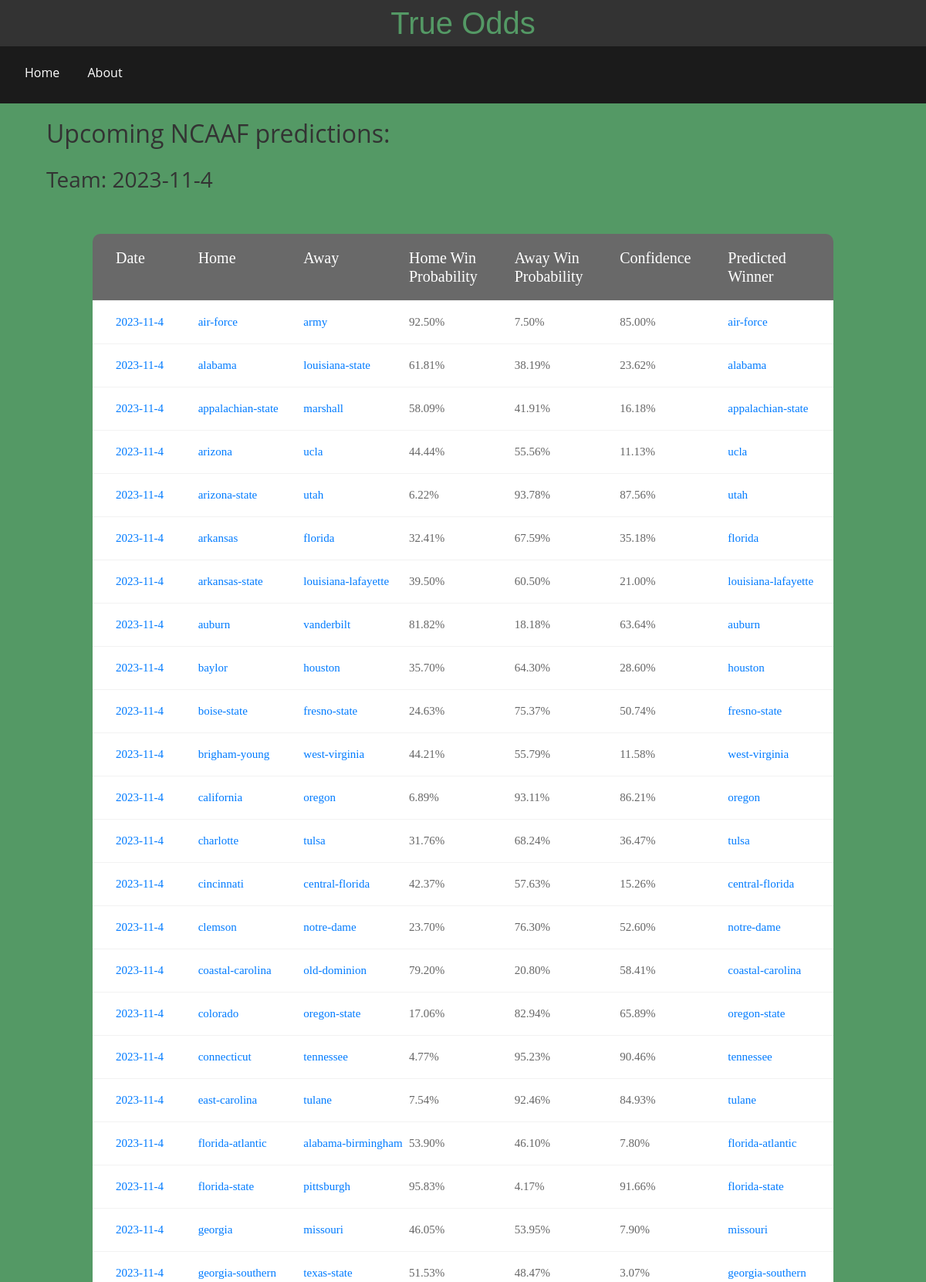
The page /day/2023-11-4 (upper part) on the database its author committed.
### true_odds/models.py (models this page shows)
class Game(db.Model):
    index = db.Column(db.Integer(), primary_key=True, autoincrement=True)
    date = db.Column(db.String(20))
    A = db.Column(db.String(30))  # Adjust the type and length accordingly
    B = db.Column(db.String(30))
    A_win = db.Column(db.Float)
    B_win = db.Column(db.Float)
    ABS_diff = db.Column(db.Float)
    prediction = db.Column(db.String(30))

### true_odds/routes.py (the view)
@app.route('/day/<date>')
def date_page(date):
    date_db = Game.query.filter(Game.date == date)
    return render_template('team_preds.html', name=date, table=date_db)

### true_odds/templates/team_preds.html
{% extends 'pred.html' %}
{% block subsearch %}
Team: {{name}}
{% endblock %}

### true_odds/templates/pred.html (shortened to what this page needs)
{% extends 'base.html' %}
{% block body %}
<div class="page-title">
    <h2>
        Upcoming NCAAF predictions:
    </h2>
    <br>
    <h3>
        {% block subsearch %}{% endblock %}
    </h3>
</div>
<div class="limiter">
    <div class="container-table100">
        <div class="wrap-table100">
            <div class="table">
                <div class="row header">
                    <div class="cell">Date</div>
                    <div class="cell">Home</div>
                    <div class="cell">Away</div>
                    <div class="cell">Home Win Probability</div>
                    <div class="cell">Away Win Probability</div>
                    <div class="cell">Confidence</div>
                    <div class="cell">Predicted Winner</div>
                </div>
                {% for row in table %}
                <div class="row">
                    <div class="cell"><a href="{{ url_for('date_page', date=row.date) }}">{{row.date}}</a></div>
                    <div class="cell"><a href="{{ url_for('team_page', teamname=row.A) }}">{{row.A}}</a></div>
                    <div class="cell"><a href="{{ url_for('team_page', teamname=row.B) }}">{{row.B}}</a></div>
                    <div class="cell">{{ '{:.2%}'.format(row.A_win) }}</div>
                    <div class="cell">{{ '{:.2%}'.format(row.B_win) }}</div>
                    <div class="cell">{{ '{:.2%}'.format(row.ABS_diff) }}</div>
                    <div class="cell"><a href="{{ url_for('team_page', teamname=row.prediction) }}">{{ row.prediction }}</a></div>
                </div>
                {% endfor %}
            </div>
        </div>
    </div>
</div>
{% endblock %}

### true_odds/static/CSS/main-v0.2.css (style rules this page uses)
* { margin: 0px; padding: 0px; box-sizing: border-box; }
body, html { height: 100%; background-color: #333; color: #fff; font-family: 'Open Sans', sans-serif; }
a { margin: 0px; transition: all 0.4s; -webkit-transition: all 0.4s; -o-transition: all 0.4s; -moz-transition: all 0.4s; }
h1,h2,h3,h4,h5,h6 { margin: 0px; }
.limiter { width: 100%; margin: 0 auto; margin-top: 0%; }
.container-table100 { width: 100%; background: #549965; display: -webkit-box; display: -webkit-flex; display: -moz-box; display: -ms-flexbox; display: flex; align-items: center; justify-content: center; flex-wrap: wrap; padding: 33px 30px; }
.page-title { width: 100%; background: #549965; padding: 20px 5%; color: #333; }
.wrap-table100 { width: 960px; border-radius: 10px; overflow: hidden; }
.table { width: 100%; display: table; margin: 0; }
.row { display: table-row; background: #fff; }
.row.header { color: #ffffff; background: #696969; }
.cell { display: table-cell; }
.row .cell { font-family: Poppins-Regular; font-size: 15px; color: #666666; line-height: 1.0; font-weight: unset !important; width: 90px; padding-top: 20px; padding-bottom: 20px; border-bottom: 1px solid #f2f2f2; }
.row.header .cell { font-family: Poppins-Regular; font-size: 20px; color: #fff; line-height: 1.2; font-weight: unset !important; padding-top: 19px; padding-bottom: 19px; }
.row .cell:nth-child(1) { padding-left: 30px; }
.table, .row { width: 100% !important; }

### rows shown on the page
Game: date "2023-11-4", A "air-force", B "army", A_win "92.50%", B_win "7.50%", ABS_diff "85.00%", prediction "air-force"
Game: date "2023-11-4", A "alabama", B "louisiana-state", A_win "61.81%", B_win "38.19%", ABS_diff "23.62%", prediction "alabama"
Game: date "2023-11-4", A "appalachian-state", B "marshall", A_win "58.09%", B_win "41.91%", ABS_diff "16.18%", prediction "appalachian-state"
Game: date "2023-11-4", A "arizona", B "ucla", A_win "44.44%", B_win "55.56%", ABS_diff "11.13%", prediction "ucla"
Game: date "2023-11-4", A "arizona-state", B "utah", A_win "6.22%", B_win "93.78%", ABS_diff "87.56%", prediction "utah"
Game: date "2023-11-4", A "arkansas", B "florida", A_win "32.41%", B_win "67.59%", ABS_diff "35.18%", prediction "florida"
Game: date "2023-11-4", A "arkansas-state", B "louisiana-lafayette", A_win "39.50%", B_win "60.50%", ABS_diff "21.00%", prediction "louisiana-lafayette"
Game: date "2023-11-4", A "auburn", B "vanderbilt", A_win "81.82%", B_win "18.18%", ABS_diff "63.64%", prediction "auburn"
Game: date "2023-11-4", A "baylor", B "houston", A_win "35.70%", B_win "64.30%", ABS_diff "28.60%", prediction "houston"
Game: date "2023-11-4", A "boise-state", B "fresno-state", A_win "24.63%", B_win "75.37%", ABS_diff "50.74%", prediction "fresno-state"
Game: date "2023-11-4", A "brigham-young", B "west-virginia", A_win "44.21%", B_win "55.79%", ABS_diff "11.58%", prediction "west-virginia"
Game: date "2023-11-4", A "california", B "oregon", A_win "6.89%", B_win "93.11%", ABS_diff "86.21%", prediction "oregon"
Game: date "2023-11-4", A "charlotte", B "tulsa", A_win "31.76%", B_win "68.24%", ABS_diff "36.47%", prediction "tulsa"
Game: date "2023-11-4", A "cincinnati", B "central-florida", A_win "42.37%", B_win "57.63%", ABS_diff "15.26%", prediction "central-florida"
Game: date "2023-11-4", A "clemson", B "notre-dame", A_win "23.70%", B_win "76.30%", ABS_diff "52.60%", prediction "notre-dame"
Game: date "2023-11-4", A "coastal-carolina", B "old-dominion", A_win "79.20%", B_win "20.80%", ABS_diff "58.41%", prediction "coastal-carolina"
Game: date "2023-11-4", A "colorado", B "oregon-state", A_win "17.06%", B_win "82.94%", ABS_diff "65.89%", prediction "oregon-state"
Game: date "2023-11-4", A "connecticut", B "tennessee", A_win "4.77%", B_win "95.23%", ABS_diff "90.46%", prediction "tennessee"
Game: date "2023-11-4", A "east-carolina", B "tulane", A_win "7.54%", B_win "92.46%", ABS_diff "84.93%", prediction "tulane"
Game: date "2023-11-4", A "florida-atlantic", B "alabama-birmingham", A_win "53.90%", B_win "46.10%", ABS_diff "7.80%", prediction "florida-atlantic"
Game: date "2023-11-4", A "florida-state", B "pittsburgh", A_win "95.83%", B_win "4.17%", ABS_diff "91.66%", prediction "florida-state"
Game: date "2023-11-4", A "georgia", B "missouri", A_win "46.05%", B_win "53.95%", ABS_diff "7.90%", prediction "missouri"
Game: date "2023-11-4", A "georgia-southern", B "texas-state", A_win "51.53%", B_win "48.47%", ABS_diff "3.07%", prediction "georgia-southern"

### other values the page prints
{{ name }} "2023-11-4"
